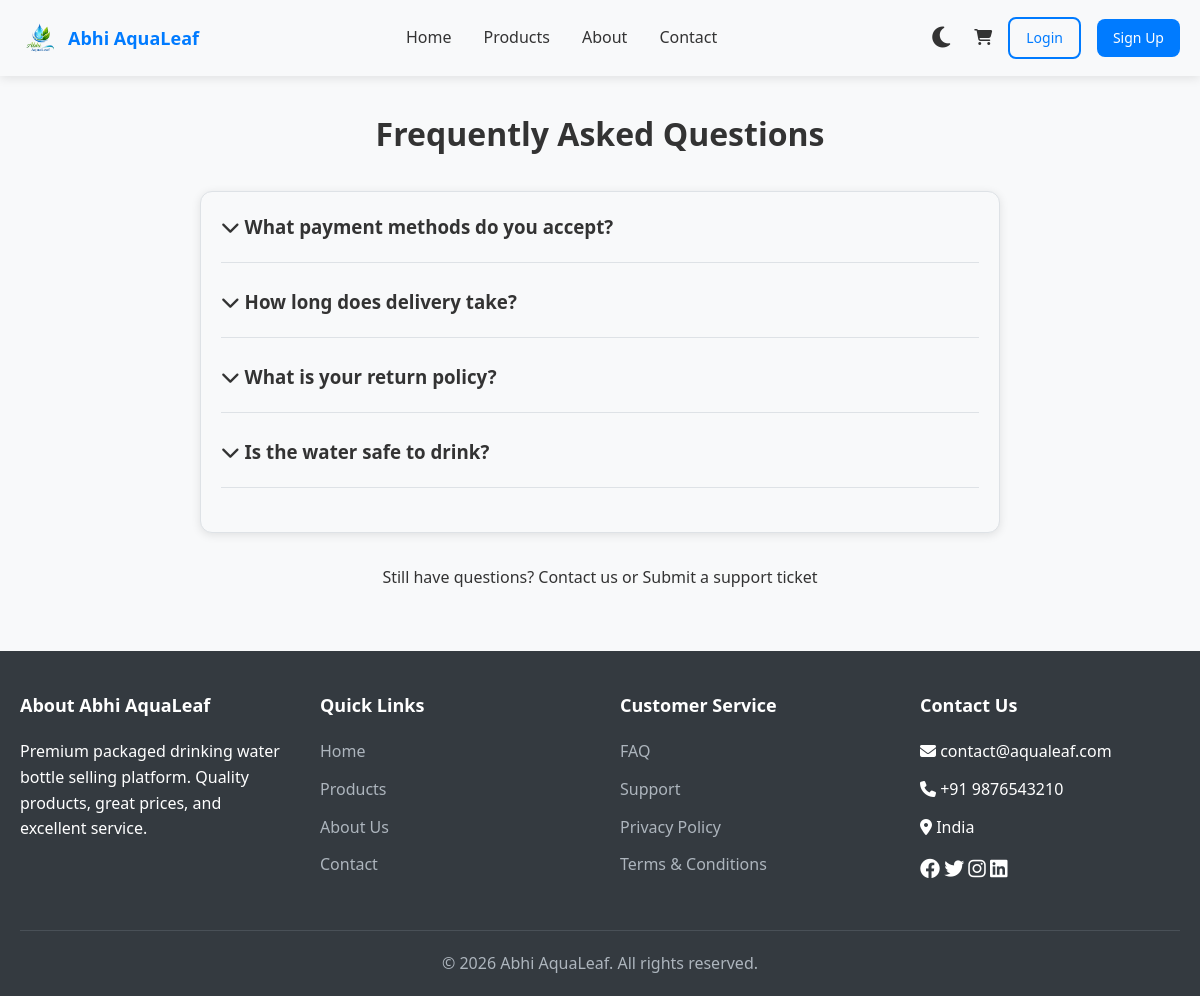
/pages/faq.php, run on the app's committed database.
### tables this page shows
CREATE TABLE IF NOT EXISTS faqs (
    id INT AUTO_INCREMENT PRIMARY KEY,
    question VARCHAR(255) NOT NULL,
    answer TEXT NOT NULL,
    category VARCHAR(50),
    display_order INT DEFAULT 0,
    status ENUM('active', 'inactive') DEFAULT 'active',
    created_at TIMESTAMP DEFAULT CURRENT_TIMESTAMP,
    updated_at TIMESTAMP DEFAULT CURRENT_TIMESTAMP ON UPDATE CURRENT_TIMESTAMP
);

### pages/faq.php (the view, shortened to what this page needs)
<?php
require_once __DIR__ . '/../includes/header.php';
require_once __DIR__ . '/../config/database.php';
$stmt = $pdo->query("SELECT * FROM faqs WHERE status = 'active' ORDER BY display_order");
$faqs = $stmt->fetchAll();
?>
<div class="container mt-4 mb-4">
    <h1 class="text-center mb-4">Frequently Asked Questions</h1>
    <div class="card" style="max-width: 800px; margin: 0 auto;">
        <div class="card-body">
            <?php foreach ($faqs as $index => $faq): ?>
                <div class="mb-3" style="border-bottom: 1px solid var(--border-color); padding-bottom: 20px;">
                    <h3 style="cursor: pointer;" onclick="toggleFaq(<?php echo $index; ?>)">
                        <i class="fas fa-chevron-down" id="faq-icon-<?php echo $index; ?>"></i>
                        <?php echo htmlspecialchars($faq['question']); ?>
                    </h3>
                </div>
            <?php endforeach; ?>
        </div>
    </div>
    <div class="text-center mt-4">
        <p>Still have questions? <a href="<?php echo SITE_URL; ?>/pages/contact.php">Contact us</a> or <a href="<?php echo SITE_URL; ?>/pages/support.php">Submit a support ticket</a></p>
    </div>
</div>
<?php require_once __DIR__ . '/../includes/footer.php'; ?>

### assets/css/style.css (style rules this page uses)
:root { --primary-color: #007bff; --secondary-color: #0056b3; --success-color: #28a745; --danger-color: #dc3545; --warning-color: #ffc107; --info-color: #17a2b8; --light-color: #f8f9fa; --dark-color: #343a40; --text-color: #333; --text-muted: #6c757d; --border-color: #dee2e6; --shadow: 0 2px 10px rgba(0,0,0,0.1); --shadow-lg: 0 5px 20px rgba(0,0,0,0.15); --radius: 8px; --radius-lg: 12px; --transition: all 0.3s ease; }
* { margin: 0; padding: 0; box-sizing: border-box; }
body { font-family: 'Segoe UI', Tahoma, Geneva, Verdana, sans-serif; line-height: 1.6; color: var(--text-color); background-color: var(--light-color); transition: var(--transition); }
a { text-decoration: none; color: inherit; transition: var(--transition); }
.container { max-width: 1200px; margin: 0 auto; padding: 0 20px; }
.card { background-color: var(--light-color); border: 1px solid var(--border-color); border-radius: var(--radius-lg); box-shadow: var(--shadow); overflow: hidden; transition: var(--transition); }
.card-body { padding: 20px; }
.text-center { text-align: center; }
.mt-4 { margin-top: 32px; }
.mb-3 { margin-bottom: 24px; }
.mb-4 { margin-bottom: 32px; }

### data on the page
faqs: question "What payment methods do you accept?"
faqs: question "How long does delivery take?"
faqs: question "What is your return policy?"
faqs: question "Is the water safe to drink?"

### other printed values
SITE_NAME "Abhi AquaLeaf"
